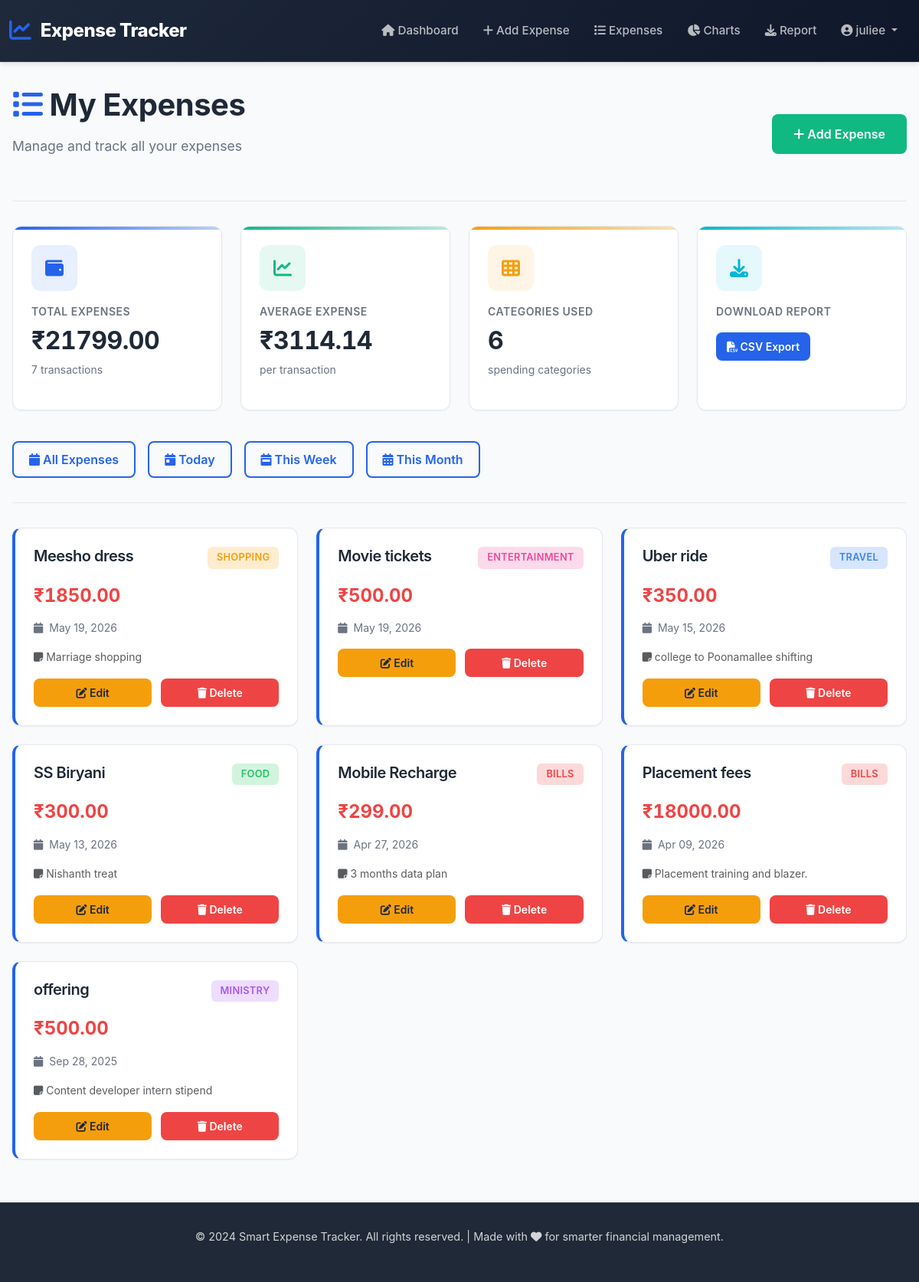
The app's page /expenses/ (signed in) with its own data.
### tracker/models.py (models this page shows, shortened)
class Expense(models.Model):
    CATEGORY_CHOICES = [
        ('Food', 'Food'),
        ('Travel', 'Travel'),
        ('Shopping', 'Shopping'),
        ('Bills', 'Bills'),
        ('Entertainment', 'Entertainment'),
        ('Ministry', 'Ministry'),
        ('Helping', 'Helping'),
        ('Other', 'Other'),
    ]
    user = models.ForeignKey(
        User,
        on_delete=models.CASCADE
    )
    description = models.CharField(
        max_length=200
    )
    amount = models.DecimalField(
        max_digits=10,
        decimal_places=2
    )
    category = models.CharField(
        max_length=50,
        choices=CATEGORY_CHOICES,
        default='Other'
    )
    date = models.DateField()
    notes = models.TextField(
        blank=True,
        null=True
    )

### tracker/views.py (the view)
@login_required
def expense_list(request):
    filter_type = request.GET.get('filter')
    expenses = Expense.objects.filter(
        user=request.user
    )
    today = date.today()
    if filter_type == 'today':
        expenses = expenses.filter(date=today)
    elif filter_type == 'week':
        week_ago = today - timedelta(days=7)
        expenses = expenses.filter(date__gte=week_ago)
    elif filter_type == 'month':
        expenses = expenses.filter(
            date__month=today.month,
            date__year=today.year
        )
    expenses = expenses.order_by('-date')
    total_expenses = Expense.objects.filter(
        user=request.user
    ).aggregate(Sum('amount'))['amount__sum'] or 0
    category_data = Expense.objects.filter(
        user=request.user
    ).values('category').annotate(
        total=Sum('amount'),
        count=Count('id')
    ).order_by('-total')
    total_count = Expense.objects.filter(
        user=request.user
    ).count()
    return render(
        request,
        'tracker/expense_list_new.html',
        {
            'expenses': expenses,
            'total_expenses': total_expenses,
            'category_data': category_data,
            'total_count': total_count,
        }
    )

### tracker/templatetags/custom_filters.py (called while the page is built)
@register.filter
def divide(value, divisor):
    try:
        if divisor == 0:
            return 0
        return value / divisor
    except (ValueError, TypeError):
        return 0

### tracker/templates/tracker/expense_list_new.html (shortened to what this page needs)
{% extends 'tracker/base_new.html' %}
{% load custom_filters %}
{% block content %}
<div class="page-header">
  <div class="d-flex justify-content-between align-items-center">
    <div>
      <h1>
        <i class="fas fa-list" style="color: var(--primary-blue)"></i> My
        Expenses
      </h1>
      <p class="page-subtitle">Manage and track all your expenses</p>
    </div>
    <a
      href="{% url 'add_expense' %}"
      class="btn btn-success btn-lg"
      style="white-space: nowrap"
    >
      <i class="fas fa-plus"></i> Add Expense
    </a>
  </div>
</div>
<div class="row mb-4">
  <div class="col-lg-3 col-md-6 mb-3">
    <div class="card summary-card card-total h-100">
      <div class="card-body">
        <div class="summary-card-icon blue">
          <i class="fas fa-wallet"></i>
        </div>
        <p class="summary-card-label">Total Expenses</p>
        <h3 class="summary-card-amount">₹{{ total_expenses|floatformat:2 }}</h3>
        <p class="summary-card-subtitle">{{ total_count }} transactions</p>
      </div>
    </div>
  </div>
  <div class="col-lg-3 col-md-6 mb-3">
    <div class="card summary-card card-month h-100">
      <div class="card-body">
        <div class="summary-card-icon green">
          <i class="fas fa-chart-line"></i>
        </div>
        <p class="summary-card-label">Average Expense</p>
        {% if total_count > 0 %}
        <h3 class="summary-card-amount">
          ₹{{ total_expenses|divide:total_count|floatformat:2 }}
        </h3>
        {% else %}
        <h3 class="summary-card-amount">₹0.00</h3>
        {% endif %}
        <p class="summary-card-subtitle">per transaction</p>
      </div>
    </div>
  </div>
  <div class="col-lg-3 col-md-6 mb-3">
    <div class="card summary-card card-category h-100">
      <div class="card-body">
        <div class="summary-card-icon yellow">
          <i class="fas fa-th"></i>
        </div>
        <p class="summary-card-label">Categories Used</p>
        <h3 class="summary-card-amount">{{ category_data|length }}</h3>
        <p class="summary-card-subtitle">spending categories</p>
      </div>
    </div>
  </div>
  <div class="col-lg-3 col-md-6 mb-3">
    <div class="card summary-card card-helping h-100">
      <div class="card-body">
        <div class="summary-card-icon cyan">
          <i class="fas fa-download"></i>
        </div>
        <p class="summary-card-label">Download Report</p>
        <a href="{% url 'download_csv' %}" class="btn btn-sm btn-primary mt-2">
          <i class="fas fa-file-csv"></i> CSV Export
        </a>
      </div>
    </div>
  </div>
</div>
<div class="mb-4">
  <div class="page-actions">
    <a href="{% url 'expense_list' %}" class="btn btn-outline-primary">
      <i class="fas fa-calendar"></i> All Expenses
    </a>
    <a href="?filter=today" class="btn btn-outline-primary">
      <i class="fas fa-calendar-day"></i> Today
    </a>
    <a href="?filter=week" class="btn btn-outline-primary">
      <i class="fas fa-calendar-week"></i> This Week
    </a>
    <a href="?filter=month" class="btn btn-outline-primary">
      <i class="fas fa-calendar-alt"></i> This Month
    </a>
  </div>
</div>
<div class="section-divider"></div>
{% if expenses %}
<div class="row">
  {% for expense in expenses %}
  <div class="col-lg-6 col-xl-4 mb-4">
    <div class="card expense-card h-100">
      <div class="card-body">
        <div class="expense-card-header">
          <h5 class="expense-card-title">{{ expense.description }}</h5>
          <span class="badge badge-{{ expense.category|lower }}">
            {{ expense.category }}
          </span>
        </div>
        <p class="expense-card-amount">₹{{ expense.amount|floatformat:2 }}</p>
        <div class="expense-card-meta">
          <div class="expense-card-meta-item">
            <i class="fas fa-calendar"></i>
            <span>{{ expense.date|date:"M d, Y" }}</span>
          </div>
        </div>
        {% if expense.notes %}
        <p class="text-muted small mb-3">
          <i class="fas fa-sticky-note"></i> {{ expense.notes|truncatewords:15 }}
        </p>
        {% endif %}
        <div
          style="
            display: grid;
            grid-template-columns: 1fr 1fr;
            gap: 0.75rem;
            margin-top: 1rem;
          "
        >
          <a
            href="{% url 'edit_expense' expense.id %}"
            class="btn btn-sm btn-warning"
          >
            <i class="fas fa-edit"></i> Edit
          </a>
          <a
            href="{% url 'delete_expense' expense.id %}"
            class="btn btn-sm btn-danger"
          >
            <i class="fas fa-trash"></i> Delete
          </a>
        </div>
      </div>
    </div>
  </div>
  {% endfor %}
</div>
{% endif %} {% endblock %}

### tracker/templates/tracker/base_new.html (shortened to what this page needs)
<!doctype html>
<html lang="en">
  <head>
    <link
      href="https://cdn.jsdelivr.net/npm/bootstrap@5.3.0/dist/css/bootstrap.min.css"
      rel="stylesheet"
    />
    <link
      rel="stylesheet"
      href="https://cdnjs.cloudflare.com/ajax/libs/font-awesome/6.4.0/css/all.min.css"
    />
  </head>
  <body class="with-navbar">
    <nav class="navbar navbar-expand-lg navbar-dark sticky-top">
      <div class="container-fluid">
        <a class="navbar-brand" href="{% url 'home' %}">
          <i class="fas fa-chart-line"></i>
          <span class="brand-text">Expense Tracker</span>
        </a>
        <div class="collapse navbar-collapse" id="navbarNav">
          <ul class="navbar-nav ms-auto align-items-lg-center">
            {% if user.is_authenticated %}
            <li class="nav-item">
              <a class="nav-link" href="{% url 'home' %}">
                <i class="fas fa-home"></i> Dashboard
              </a>
            </li>
            <li class="nav-item">
              <a class="nav-link" href="{% url 'add_expense' %}">
                <i class="fas fa-plus"></i> Add Expense
              </a>
            </li>
            <li class="nav-item">
              <a class="nav-link" href="{% url 'expense_list' %}">
                <i class="fas fa-list"></i> Expenses
              </a>
            </li>
            <li class="nav-item">
              <a class="nav-link" href="{% url 'expense_chart' %}">
                <i class="fas fa-chart-pie"></i> Charts
              </a>
            </li>
            <li class="nav-item">
              <a class="nav-link" href="{% url 'download_csv' %}">
                <i class="fas fa-download"></i> Report
              </a>
            </li>
            <li class="nav-item dropdown">
              <a
                class="nav-link dropdown-toggle"
                href="#"
                id="userDropdown"
                role="button"
                data-bs-toggle="dropdown"
                aria-expanded="false"
              >
                <i class="fas fa-user-circle"></i> {{ user.username }}
              </a>
            </li>
            {% endif %}
          </ul>
        </div>
      </div>
    </nav>
    <main>
      <div class="container-main">
         {% block content %}{% endblock %}
      </div>
    </main>
    <footer>
      <p>
        &copy; 2024 Smart Expense Tracker. All rights reserved. | Made with
        <i class="fas fa-heart"></i> for smarter financial management.
      </p>
    </footer>
  </body>
</html>

### records on screen
Expense: description "Meesho dress", category "SHOPPING", amount "1850.00", date "May 19, 2026", notes "Marriage shopping"
Expense: description "Movie tickets", category "ENTERTAINMENT", amount "500.00", date "May 19, 2026"
Expense: description "Uber ride", category "TRAVEL", amount "350.00", date "May 15, 2026", notes "college to Poonamallee shifting"
Expense: description "SS Biryani", category "FOOD", amount "300.00", date "May 13, 2026", notes "Nishanth treat"
Expense: description "Mobile Recharge", category "BILLS", amount "299.00", date "Apr 27, 2026", notes "3 months data plan"
Expense: description "Placement fees", category "BILLS", amount "18000.00", date "Apr 09, 2026", notes "Placement training and blazer."
Expense: description "offering", category "MINISTRY", amount "500.00", date "Sep 28, 2025", notes "Content developer intern stipend"

### other values on screen
{{ user.username }} "juliee"
{{ total_expenses|floatformat:2 }} "21799.00"
{{ total_count }} "7"
{{ total_expenses|divide:total_count|floatformat:2 }} "3114.14"
{{ category_data|length }} "6"
